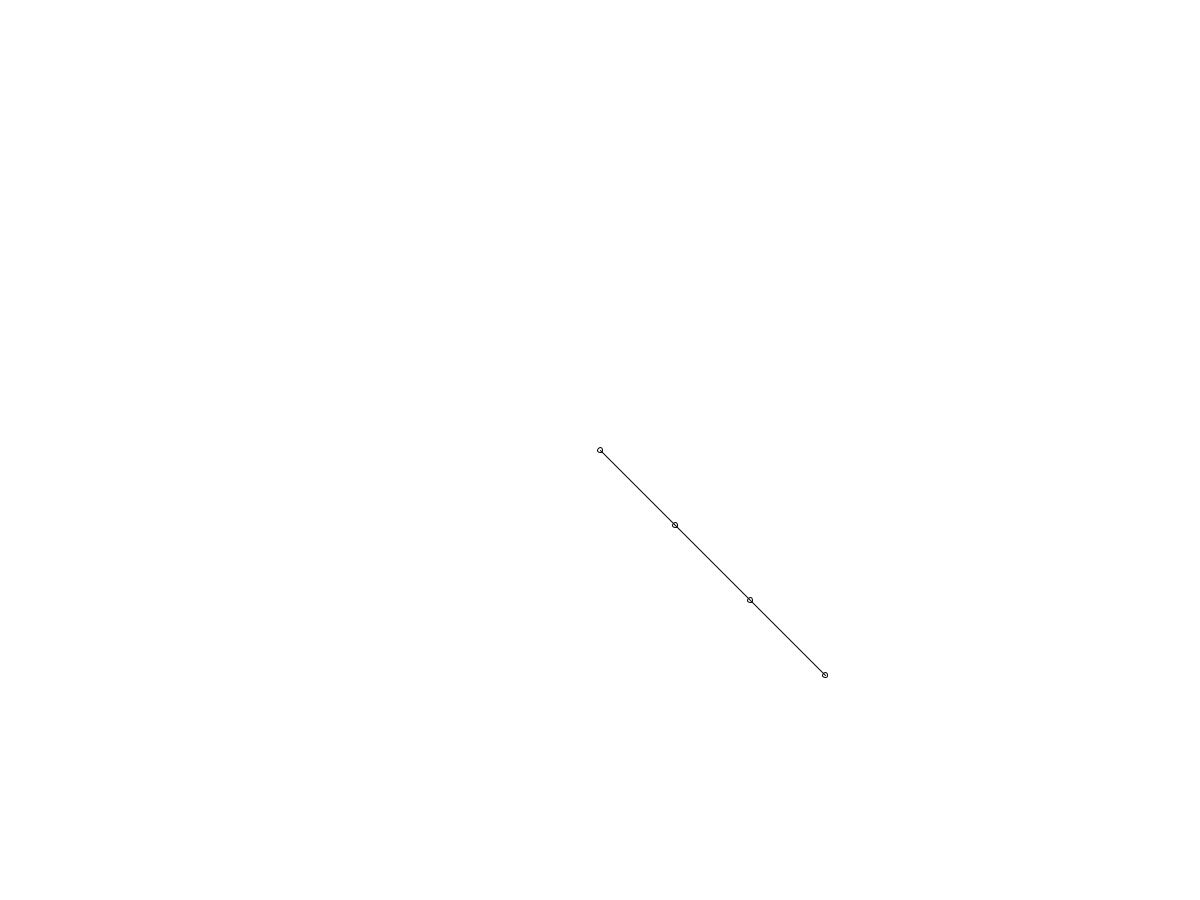
Frame 1 (no input)
Frame 60 (the mouse pressed at the canvas centre just before this capture): identical to frame 1, image omitted
Frame 120 (the mouse held since frame 60 and released just before this capture): identical to frame 1, image omitted

The Processing sketch that drew this single still picture (run headless with seeded random() and noise(); from frame 60 on, the mouse is pressed at the canvas centre):

// Processing sketch: ik_chain_start
// ── ik_chain_start.pde
final int BONE_COUNT = 8;
PVector[] bones = new PVector[BONE_COUNT];
float armLen = 300;
void setup() {
  size(1200, 900);
  float boneLen = armLen/BONE_COUNT;
  for (int i=0; i<bones.length; i++) {
    bones[i] = new PVector(boneLen*i, 0);
  }
}


void draw() {
  background(255);
  noFill();

  translate(width/2, height/2);
  beginShape();
  for (int i=0; i<bones.length - 1; i+=2) {
    vertex(bones[i].x, bones[i].x);
  }
  endShape();

  for (int i=0; i<bones.length - 1; i+=2) {
    ellipse(bones[i].x, bones[i].x, 5, 5);
  }
}
